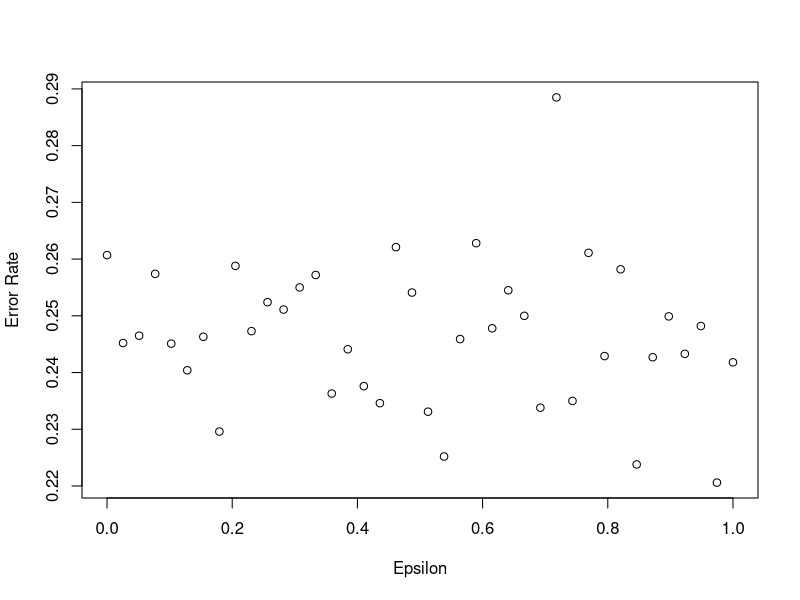
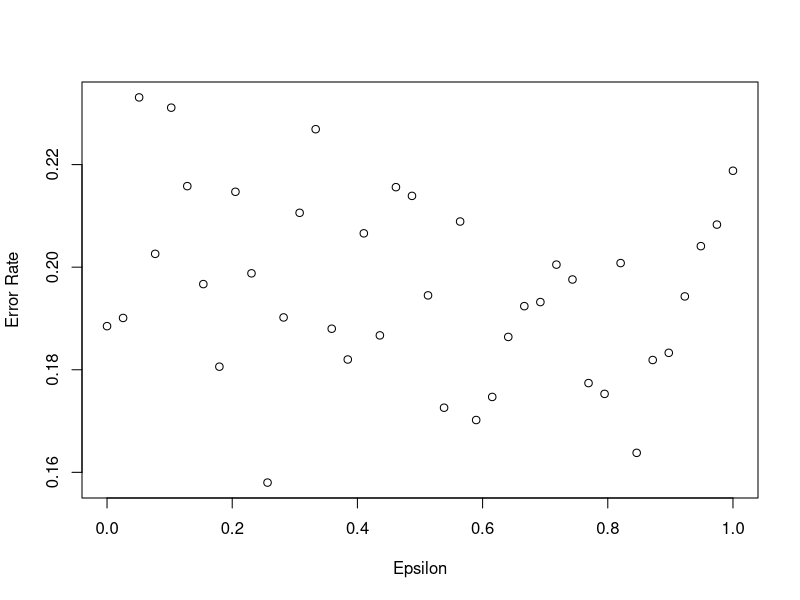
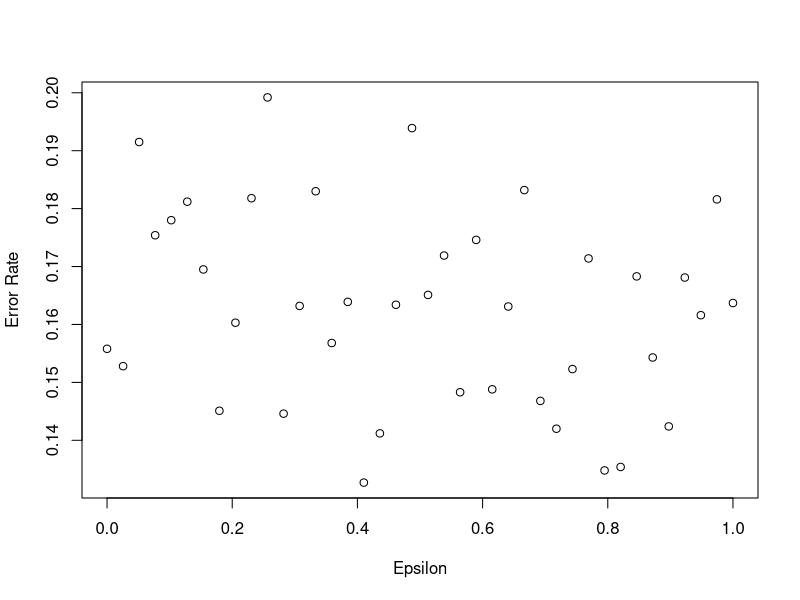

Reproduce these figures in R, in order. (Note: a time limit stopped this script after it produced the figures.)
## ---- chunk 1
knitr::opts_chunk$set(echo = TRUE)
## ---- chunk 2

vecn = c(5, 10, 15, 20, 25)

epsvec = seq(0, 1, length.out = 40)
l = 100 #number of things you want to average for error rate estimate (cuz actual selection of p and q is drawn randomly)
m = 100 #number of things to estimate accuracy (cuz the actual switches can be random)

#epscols = matrix()

for(n in vecn){

  errorrate_vec = vector()
  
  for(eps in epsvec){
  
  errorrate_est = 0
  
  for(k in 1:l){
    predictions = vector()
    actual = vector()
    
    p = runif(1, min = 0, max = 1)
    q = runif(1, min = 0, max = 1)
    
    for(j in 1:m){
      #probabilities
      pest = 0.5
      qest = 0.5
      cur = "p"
      ph = 0
      pn = 0
      qh = 0
      qn = 0
      
      for(i in 1:n){
        neweps = 0
        if(cur == "p"){
          neweps = eps/sqrt(pn+1)
        }
        else{
          neweps = eps/sqrt(qn+1)
        }
        
        switch = rbinom(1, 1, neweps)
        
        if(switch == 1){
          if(pest > qest){
            qh = qh+rbinom(1, 1, q)
            qn = qn+1
            qest = (qh+1)/(qn+2)
          }
          else if(pest == qest){
            switch2 = rbinom(1, 1, 0.5)
            if(switch2 == 1){
              qh = qh+rbinom(1, 1, q)
              qn = qn+1
              qest = (qh+1)/(qn+2)
            }
            else{
              ph = ph+rbinom(1, 1, p)
              pn = pn+1
              pest = (ph+1)/(pn+2)              
            }
          }
          else{
            ph = ph+rbinom(1, 1, p)
            pn = pn+1
            pest = (ph+1)/(pn+2)
          }
          
        }
        else{
          if(qest > pest){
            qh = qh+rbinom(1, 1, q)
            qn = qn+1
            qest = (qh+1)/(qn+2)
          }
          else if(pest == qest){
            switch2 = rbinom(1, 1, 0.5)
            if(switch2 == 1){
              qh = qh+rbinom(1, 1, q)
              qn = qn+1
              qest = (qh+1)/(qn+2)
            }
            else{
              ph = ph+rbinom(1, 1, p)
              pn = pn+1
              pest = (ph+1)/(pn+2)              
            }
          }
          else{
            ph = ph+rbinom(1, 1, p)
            pn = pn+1
            pest = (ph+1)/(pn+2)
          }

        }
        if(pest >= qest){
          cur = "p"
        }
        else{
          cur = "q"
        }
      }
      predictions = c(predictions, cur)
      if(p > q){
        actual = c(actual, "p")
      }
      else{
        actual = c(actual, "q")
      }
    }
    
    acccnt = 0
    for(i in 1:m){
      if(predictions[i] == actual[i]){
        acccnt = acccnt+1
      }
    }
    
    oneminuserrorrate = acccnt/m
    errorrate_est = errorrate_est+oneminuserrorrate
  }
  errorrate_est = 1-errorrate_est/l
  errorrate_vec = c(errorrate_vec, errorrate_est)
  }
#  epscols <- rbind(epscols, errorrate_vec)
  plot(epsvec, errorrate_vec, xlab = "Epsilon", ylab = "Error Rate")
}
